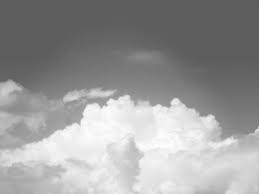
#> input picture Everestgray.png, 259 x 194 px
$ jupyter execute chap131.ipynb
#> lines starting #> are read from the running program, lines starting #| are printed output that depends on the picture; after the words box and inside, x2 and y2 are one past the last pixel; in counts of white or black regions, pixels touching at a corner belong together
#### Chap 1.3.1

[cell 1]
import cv2
import numpy as np
from matplotlib import pyplot as plt

[cell 2]
img = cv2.imread('Everestgray.png')
#> img is the input picture: shape (194, 259, 3); min 93, max 255, mean 154.4

[cell 3]
plt.imshow(img, cmap = 'gray', interpolation = 'bicubic')
plt.xticks([]), plt.yticks([]) # to hide tick values on X and Y axis
plt.show()

[cell 4]
cv2.namedWindow('image', cv2.WINDOW_NORMAL)
cv2.imshow('image',img)
cv2.waitKey(0)
cv2.destroyAllWindows()
cv2.imwrite('Everestgray.png',img)
#> Out = True

[cell 5]
img.shape
#> Out = (194, 259, 3)

[cell 6]
img[100,100,0]=0
#> img: shape (194, 259, 3); under 0.01% of pixels changed, all inside (x1, y1, x2, y2) = (100, 100, 101, 101)

[cell 7]
img[100,100]
#> Out = [0, 156, 156]

[cell 8]
img[100,100]=[0,0,0]
#> img: shape (194, 259, 3); min 0, max 255, mean 154.4

[cell 9]
img[0:100,0:100,0]=0
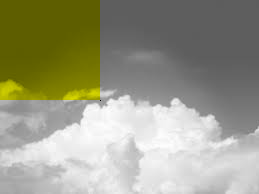
#> img: shape (194, 259, 3); mean B, G, R 132.9, 154.4, 154.4

[cell 10]
cv2.namedWindow('image', cv2.WINDOW_NORMAL)
cv2.imshow('image',img)
cv2.waitKey(0)
cv2.destroyAllWindows()
cv2.imwrite('Everestgray.png',img)
#> Out = True

[cell 11]
img[600:800,600:1000]=0

[cell 12]
cv2.namedWindow('image', cv2.WINDOW_NORMAL)
cv2.imshow('image',img)
cv2.waitKey(0)
cv2.destroyAllWindows()
cv2.imwrite('Everestgray.png',img)
#> Out = True

[cell 13]
plt.imshow(img, cmap = 'gray', interpolation = 'bicubic')
plt.xticks([]), plt.yticks([]) # to hide tick values on X and Y axis
plt.show()

[cell 14]
img.item(10,10,2)
#> Out = 94

[cell 15]
img.itemset((10,10,2),100)
#> img: shape (194, 259, 3); under 0.01% of pixels changed, all inside (x1, y1, x2, y2) = (10, 10, 11, 11)

[cell 16]
img.item(10,10,2)
#> Out = 100

[cell 17]
ball = img[280:340, 330:390]
#> ball = empty array
